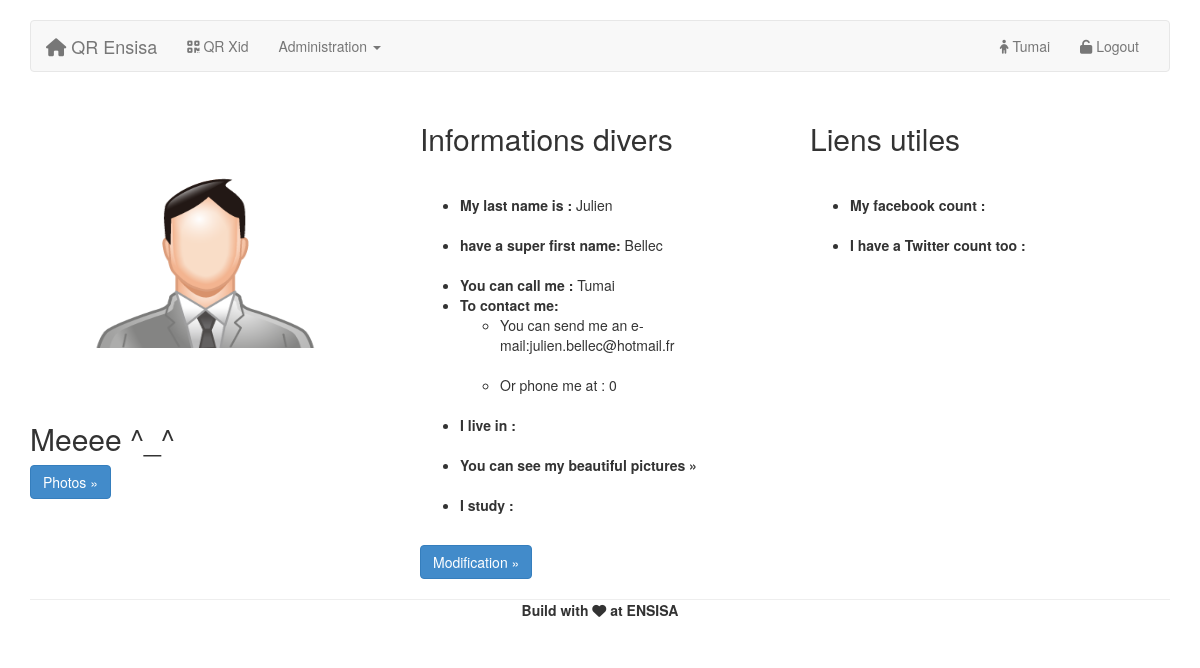
Screenshot of /profil.php?pseudo=Tumai (signed in) with the database file from the repository.
### tables this page shows
CREATE TABLE IF NOT EXISTS `user` (
  `id` int(255) NOT NULL AUTO_INCREMENT,
  `name` varchar(255) NOT NULL,
  `lastname` varchar(255) NOT NULL,
  `pseudo` varchar(255) NOT NULL,
  `email` varchar(255) NOT NULL,
  `password` varchar(255) NOT NULL,
  `phone` int(11) NOT NULL,
  `adress` varchar(255) NOT NULL,
  `photos` varchar(255) NOT NULL,
  `network` varchar(255) NOT NULL,
  `promo` varchar(255) NOT NULL,
  `admin` tinyint(1) NOT NULL,
  PRIMARY KEY (`id`),
  UNIQUE KEY `pseudo` (`pseudo`)
);

### profil.php (the view, shortened to what this page needs)
<?php include 'includes/header.php';
 include 'includes/navbar.php';
  include 'includes/mysql.php'; ?>
      <div class="container">
      <div class="row">
        <div class="col-lg-4">
          <img class="img-circle" src="image/img.png" alt="Generic placeholder image">
          <h2>Meeee ^_^</h2>
          <p><a class="btn btn-primary" href="photoprofil.php" role="button">Photos &raquo;</a></p>
        </div>
        <div class="col-lg-4">
          <h2>Informations divers</h2>
          <p>
            <?php
             $req = $connect->prepare('SELECT * FROM user Where pseudo = ?');
             $req->execute(array($_GET['pseudo']));
             while ($donnees = $req->fetch())
                {
                    ?>
                        <p>
                            <ul>
                               <li><strong>My last name is : </strong><?php echo $donnees['name']; ?></li><br />
                               <li><strong> have a super first name:</strong> <?php echo $donnees['lastname']; ?></li></br>
                               <li><strong>You can call me : </strong><?php echo $donnees['pseudo'];?></br>
        					             <li><strong>To contact me:</strong> </br>
					                  <ul>
              					       <li>You can send me an e-mail:</strong><?php echo $donnees['email'];?></li></br>
              					       <li>Or phone me at : </strong><?php echo $donnees['phone'];?></li><br/>
						                </ul>
                    					   <li><strong>I live in : </strong><?php echo $donnees['adress'];?></li><br/>
                    					   <li><strong>You can see my beautiful pictures &raquo; <?php echo $donnees ['photos'];?></li></br>
                    					   <li><strong>I study :</strong> <?php echo $donnees ['network'];?></li>
					                  </ul>
                         </p></br>
								<?php if($_SESSION['pseudo']== $_GET['pseudo']){
								?>
						          <p><a class="btn btn-primary" href="modif.php" role="button">Modification &raquo;</a></p>
								<?php }
								?>
                    <?php
                }
             ?>
          </p>
        </div>
        <div class="col-lg-4">
          <h2>Liens utiles</h2>
              		   <?php
                           $req = $connect->prepare('SELECT * FROM user Where pseudo = ?');
                           $req->execute(array($_GET['pseudo']));
                           while ($donnees = $req->fetch())
                              {
                     ?>
                                      <p>
              			                         <ul>
              		                                <li> My facebook count : <?php echo $donnees['lienf'];?></li> </br>
                                                  <li> I have a Twitter count too : <?php echo $donnees['lient']; ?></li><br />
              					                     </ul>
              			 <?php
                              }
                      ?>
			                               </p>
        </div>
      </div>
	  </div>
<?php include 'includes/footer.php' ?>

### css/projet.css (style rules this page uses)
.container { max-width: 100%; min-width: 50px; padding-bottom : 10px; }
body { padding-top: 20px; padding-bottom: 20px; }

### css/image.css (style rules this page uses)
img { width: 350px; height: 300px; }

### rows the page displays
user: name "Julien", lastname "Bellec", pseudo "Tumai", email "julien.bellec@hotmail.fr", phone "0"

### other values shown
$_SESSION['pseudo'] "Tumai"
